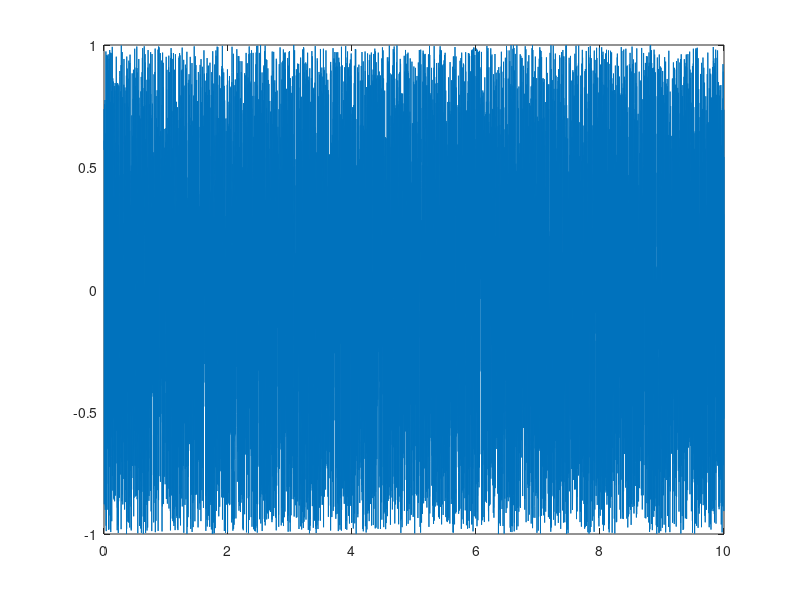
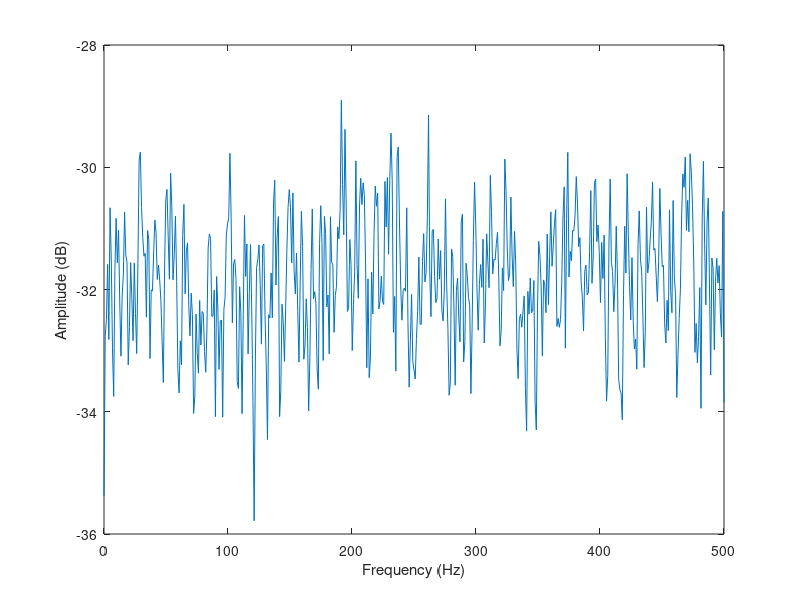

Source code (MATLAB) for these figures, in order:
%% Script to generate white noise force excitation over 50 Hz

%% This is the ansys script
% ! Define an array containing random numbers
% ! to be used for the forcing function
deltat=1/1000;  % [s] time increment for analysis
maxt=10000;     % maximum number of analysis time steps maxt*deltat
% *DIM,excitef,ARRAY,maxt
% *VFILL,excitef,RAND,-1.0,1.0  ! fill the array with random numbers between -1 to 1
 
%% Define time vector
t=deltat:deltat:deltat*maxt;
t=t.';
 
%% Generate white noise between -1 to +1
whitenoise = -1 + (2).*rand(length(t),1);
 
plot(t,whitenoise)
 
% used sptool to filter the data
% load filtered_white_data.txt
filtered_white_data=whitenoise;
fs_white=1000;
FFTsize=1024;
[P_LP50Hz_force,Freq_LP50Hz_force]=pwelch(filtered_white_data,hanning(FFTsize),[],FFTsize,fs_white);
 
figure
plot(Freq_LP50Hz_force,10*log10(abs(P_LP50Hz_force)));
xlabel('Frequency (Hz)');
ylabel('Amplitude (dB)');
 
 
 
